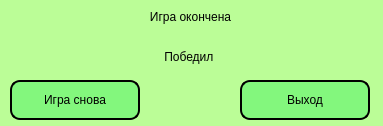
<?xml version="1.0" encoding="UTF-8"?>
<ui version="4.0">
 <class>Form</class>
 <widget class="QWidget" name="Form">
  <property name="geometry">
   <rect>
    <x>0</x>
    <y>0</y>
    <width>383</width>
    <height>126</height>
   </rect>
  </property>
  <property name="windowTitle">
   <string>Form</string>
  </property>
  <property name="styleSheet">
   <string notr="true">background-color: rgb(187, 253, 151);
font: 75 16pt &quot;FreeSerif&quot;;</string>
  </property>
  <widget class="QLabel" name="design_label_2">
   <property name="geometry">
    <rect>
     <x>10</x>
     <y>10</y>
     <width>361</width>
     <height>31</height>
    </rect>
   </property>
   <property name="styleSheet">
    <string notr="true">font: 75 14pt &quot;FreeSerif&quot;;</string>
   </property>
   <property name="text">
    <string>&lt;html&gt;&lt;head/&gt;&lt;body&gt;&lt;p align=&quot;center&quot;&gt;Игра окончена&lt;/p&gt;&lt;/body&gt;&lt;/html&gt;</string>
   </property>
   <property name="alignment">
    <set>Qt::AlignLeading|Qt::AlignLeft|Qt::AlignTop</set>
   </property>
   <property name="wordWrap">
    <bool>true</bool>
   </property>
  </widget>
  <widget class="QPushButton" name="button_done">
   <property name="geometry">
    <rect>
     <x>10</x>
     <y>80</y>
     <width>130</width>
     <height>40</height>
    </rect>
   </property>
   <property name="styleSheet">
    <string notr="true">border-color: rgb(0, 0, 0);
border-style: outset;
border-width: 2px;
border-radius: 10px;
background-color: rgb(131, 247, 125);
font: 75 bold 18pt &quot;FreeSerif&quot;;

</string>
   </property>
   <property name="text">
    <string>Игра снова</string>
   </property>
  </widget>
  <widget class="QPushButton" name="button_done_2">
   <property name="geometry">
    <rect>
     <x>240</x>
     <y>80</y>
     <width>130</width>
     <height>40</height>
    </rect>
   </property>
   <property name="styleSheet">
    <string notr="true">border-color: rgb(0, 0, 0);
border-style: outset;
border-width: 2px;
border-radius: 10px;
background-color: rgb(131, 247, 125);
font: 75 bold 18pt &quot;FreeSerif&quot;;

</string>
   </property>
   <property name="text">
    <string>Выход</string>
   </property>
  </widget>
  <widget class="QLabel" name="win_label">
   <property name="geometry">
    <rect>
     <x>10</x>
     <y>50</y>
     <width>361</width>
     <height>21</height>
    </rect>
   </property>
   <property name="styleSheet">
    <string notr="true">font: 75 14pt &quot;FreeSerif&quot;;</string>
   </property>
   <property name="text">
    <string>&lt;html&gt;&lt;head/&gt;&lt;body&gt;&lt;p align=&quot;center&quot;&gt;Победил &lt;/p&gt;&lt;/body&gt;&lt;/html&gt;</string>
   </property>
   <property name="alignment">
    <set>Qt::AlignLeading|Qt::AlignLeft|Qt::AlignTop</set>
   </property>
   <property name="wordWrap">
    <bool>true</bool>
   </property>
  </widget>
 </widget>
 <resources/>
 <connections/>
</ui>
